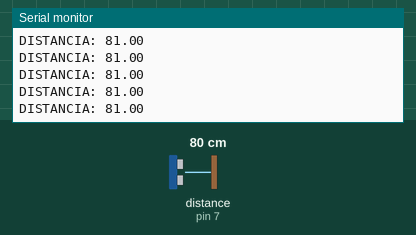
A sketch run on a simulated Arduino Uno, built with avr-gcc and run on an emulated ATmega328P. Parts: the last lines printed to the serial monitor. The inputs (shaded band) are chosen by the test bench; at power-on: distance to the obstacle (sensor on pin 7) 80 cm. The echo pulse lasts 58.3 µs per cm.

Above: at 1.2 s.
1.3 s: distance to the obstacle (sensor on pin 7) set to 2 cm
At 1.6 s:
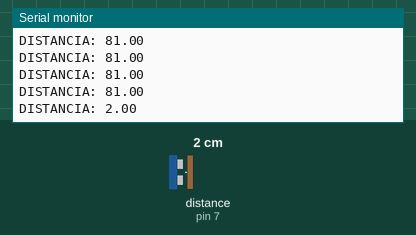
2.8 s: distance to the obstacle (sensor on pin 7) set to 4 cm
At 2.8 s:
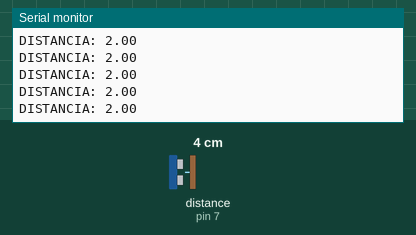
4.3 s: distance to the obstacle (sensor on pin 7) set to 18 cm
At 4.42 s:
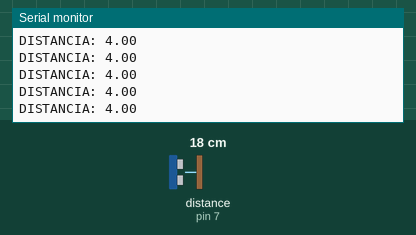
Timing chart, 0 to 7.3 s (numbered marks = the images above; inputs shaded):
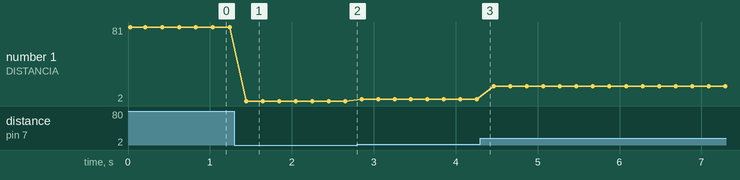

Measured:
- after the input at 1.3 s, the serial monitor: prints a new line after 0.14 s (image 1)
- plotted number 1: 81 → 2 after the input at 1.3 s, 2 → 4 after the input at 2.8 s, 4 → 18 after the input at 4.3 s

The sketch:

teste-ultra.ino
```cpp
#include <NewPing.h>

//Define os pinos para o trigger e echo
#define TRIG 6 //define o o pino do trigger.
#define ECHO 7 //define o pino do echo.

double dist_cm;
long tempo;

//Inicializa o sensor nos pinos definidos acima
NewPing sonar(TRIG, ECHO);

void setup(){
  Serial.begin(9600); //inicia o serial monitor.
  Serial.println("Lendo dados do sensor...");
}

void loop()
{
  //Le as informacoes do sensor
  tempo = sonar.ping();
  dist_cm = sonar.convert_cm(tempo);

  //Exibe informacoes no serial monitor
  Serial.print("DISTANCIA: ");
  Serial.println(dist_cm);

  delay(200);
}
```
